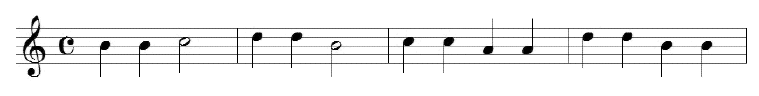
%> input picture cviceni/1/5cv/cv05/input/noty.pgm, 759 x 96 px
$ octave main.m   (GNU Octave 9; MATLAB toolbox functions it lacks are replaced by stand-ins)
%> lines starting %> are read from the running program, lines starting %| are printed output that depends on the picture; in (x1, y1, x2, y2) boxes, pixels count from 0 and x2, y2 are one past the last pixel; in counts of white or black regions, pixels touching at a corner belong together; the program's own positions count from 1
### cviceni/1/5cv/erosion.m
function R = erosion(I,B)

I = double(I > 0)
B = double(B > 0)
R = double(filter2(B, 1-I, 'same') == 0)
% R = double(filter2(B, I,'same') == nnz(B); %sum(B(:))
% imerode()
end

### cviceni/1/5cv/cv05/dilatation.m

function [ retVal ] = dilatation( img, structElem )

img = double( img > 0 );
structElem = double( structElem > 0 );
retVal = double( conv2( img, structElem, 'same' ) > 0 );


end

### cviceni/1/5cv/cv05/main.m
clear all;
close all;
clc


% [29 lines of commented-out code are left out]
%%
% [51 lines of commented-out code are left out]


 img = imread( 'input/noty.pgm' );
%> img is the input picture: size 96x759 uint8; min 0, max 255, mean 241.6
 img = double( img ) / 255;
%> img: size 96x759 double
 origImg = img;
 img = double( img < 0.9 );
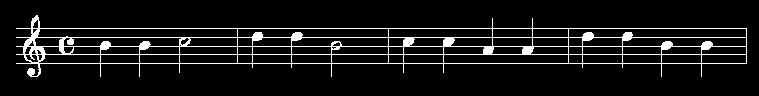
%> img: size 96x759 double; values 0 (black) and 1 (white), 7.8% white in thin lines or dots, all inside (x1, y1, x2, y2) = (16, 15, 747, 77)
 %
 structElem = ones( 1, 20 );
 horizontalLines = dilatation( erosion(img, structElem ), structElem );
%> in erosion, `R = double(filter2(B, 1-I, 'same') == 0)`: R: size 96x759 double; values 0 (black) and 1 (white), 4.9% white in thin lines or dots, all inside (x1, y1, x2, y2) = (25, 28, 737, 64)
%> in dilatation, `retVal = double( conv2( img, structElem, 'same' ) > 0 );`: retVal: size 96x759 double; values 0 (black) and 1 (white), 5% white in thin lines or dots, all inside (x1, y1, x2, y2) = (15, 28, 746, 64)
 structElem = ones( 20, 1 );
 verticalLines = dilatation( erosion(img, structElem ), structElem );
%> in erosion (call 2), `R = double(filter2(B, 1-I, 'same') == 0)`:
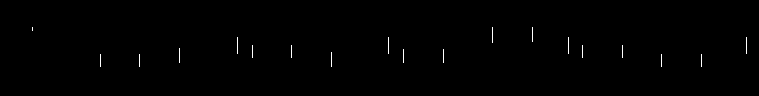
%> R: size 96x759 double; values 0 (black) and 1 (white), 0.36% white in thin lines or dots, all inside (x1, y1, x2, y2) = (32, 27, 747, 67)
%> in dilatation (call 2), `retVal = double( conv2( img, structElem, 'same' ) > 0 );`: retVal: size 96x759 double; values 0 (black) and 1 (white), 0.86% white in thin lines or dots, all inside (x1, y1, x2, y2) = (32, 17, 747, 76)
 imgWithoutLines = max( img - horizontalLines - verticalLines, 0 );
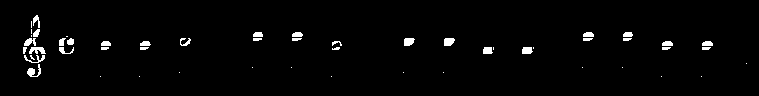
%> imgWithoutLines: size 96x759 double; values 0 (black) and 1 (white), 2.1% white; 53 white regions (21 under 20 px), largest, box (x1, y1, x2, y2) and area: (27, 64, 41, 77) 86, (29, 47, 46, 54) 83, (444, 38, 455, 46) 75
 % structElem = [
 %                0 1 0 ; ...
 %                1 1 1 ; ...
 %                0 1 0   ...
 %              ];
 imgWithoutTrash = dilatation(dilatation( erosion( imgWithoutLines, ones( 5, 5 ) ), ...
                               ones( 5, 5 ) ), ones(5,5));
%> in erosion (call 3), `R = double(filter2(B, 1-I, 'same') == 0)`:
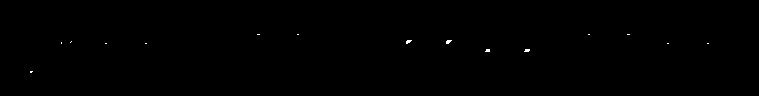
%> R: size 96x759 double; values 0 (black) and 1 (white), 0.12% white in thin lines or dots, all inside (x1, y1, x2, y2) = (30, 34, 709, 73)
%> in dilatation (call 3), `retVal = double( conv2( img, structElem, 'same' ) > 0 );`: retVal: size 96x759 double; values 0 (black) and 1 (white), 0.86% white; 15 white regions, largest, box (x1, y1, x2, y2) and area: (444, 38, 454, 46) 73, (404, 38, 414, 46) 72, (522, 47, 532, 54) 67
%> in dilatation (call 4), `retVal = double( conv2( img, structElem, 'same' ) > 0 );`:
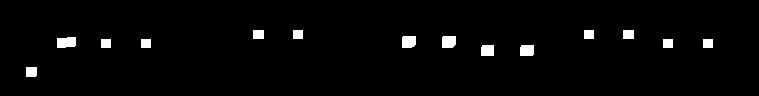
%> retVal: size 96x759 double; values 0 (black) and 1 (white), 2.3% white; 14 white regions, largest, box (x1, y1, x2, y2) and area: (57, 37, 76, 48) 188, (442, 36, 456, 48) 161, (402, 36, 416, 48) 160
 % [19 lines of commented-out code are left out]

 figure
 i = imgWithoutTrash
 i = i(:,90:end)
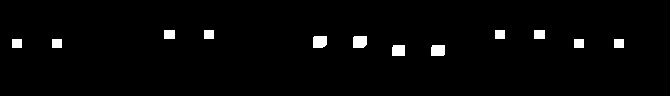
%> i: size 96x670 double; values 0 (black) and 1 (white), 2.1% white; 12 white regions, largest, box (x1, y1, x2, y2) and area: (353, 36, 367, 48) 161, (313, 36, 327, 48) 160, (431, 45, 445, 56) 151
 i= bwmorph(i, 'shrink', Inf)
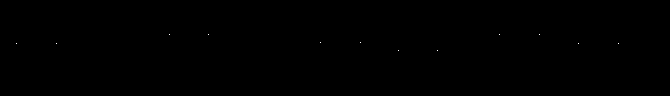
%> i: size 96x670 logical; 0.02% white in thin lines or dots, all inside (x1, y1, x2, y2) = (16, 34, 619, 51)
 imshow( i );
 [x, y] = find(i==1)
%> x = [44; 44; 35; 35; 43; 43; 51; 51; 35; 35; 44; 44]; y = [17; 57; 170; 209; 321; 361; 399; 438; 500; 540; 579; 619]
% [14 lines of commented-out code are left out]
